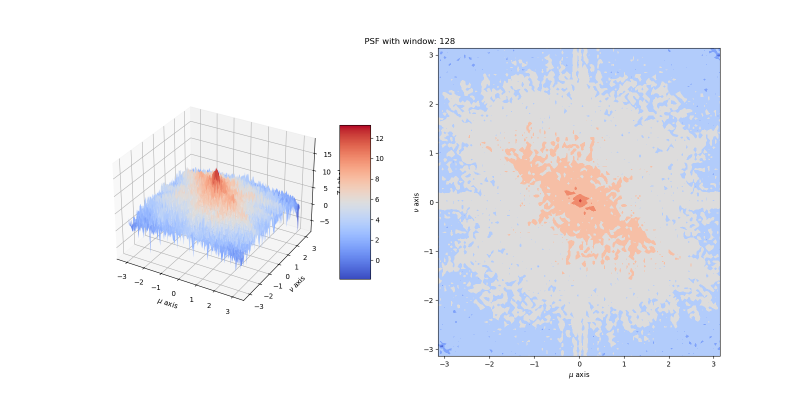
#> input picture lab2/src/psf128.png, 1600 x 800 px (shown at 1/2 size); its folder holds only this picture in this run
$ python mainFunc.py psf128.png psf256.png
#> lines starting #> are read from the running program, lines starting #| are printed output that depends on the picture
### lab2/src/specAnalFunctions.py
import numpy as np
from PIL import Image, ImageDraw
import matplotlib.pyplot as plt
import math

def specAnal(x, N):
    i = 99
    j = 99

    z = x[i:N+i, j:N+j]

    # Compute the power spectrum for the NxN region.
    Z = (1/N**2)*np.abs(np.fft.fft2(z))**2

    # Use fftshift to move the zero frequencies to the center of the plot.
    Z = np.fft.fftshift(Z)

    # Compute the logarithm of the Power Spectrum.
    Zabs = np.log(Z)
    return Zabs


# [21 lines left out: function betterSpecAnaly, not called in this run]

def plotPSF(Z, N, title="", save="", show=True):

    a = b = np.linspace(-np.pi, np.pi, N)
    X, Y = np.meshgrid(a, b)

    fig = plt.figure(figsize=(16,8))
    if title:
        plt.title(title)
    ax=plt.gca()
    ax.set_axis_off()

    ax = fig.add_subplot(121, projection='3d')
    surf = ax.plot_surface(X, Y, Z, cmap=plt.cm.coolwarm)
    ax.set_xlabel('$\\mu$ axis')
    ax.set_ylabel('$\\nu$ axis')
    ax.set_zlabel('Z Label')
    fig.colorbar(surf, shrink=0.5, aspect=5)

    ax=fig.add_subplot(122)
    cont=ax.contourf(X,Y,Z, cmap=plt.cm.coolwarm)
    ax.set_xlabel('$\\mu$ axis')
    ax.set_ylabel('$\\nu$ axis')

    if save:
        plt.savefig(save)
    if show:
        plt.show()

### lab2/src/mainFunc.py
import numpy as np
from PIL import Image, ImageDraw
import matplotlib.pyplot as plt
import sys
import math
from specAnalFunctions import betterSpecAnaly, plotPSF, specAnal

if __name__== '__main__':
    image=sys.argv[1]
    show=sys.argv[2]
    # Read in a gray scale TIFF image.
    im = Image.open(image)
#> im is the input picture: PIL image 1600x800 RGBA; mean R, G, B, A 237.1, 237.9, 243, 255
    print('Read'+str(image))
    print('Image size: ', im.size)
#| Image size:  (1600, 800)

    # Display image object by PIL.
    im.show(title='image')

    # Import Image Data into Numpy array.
    # The matrix x contains a 2-D array of 8-bit gray scale values.
    x = np.array(im)
    print('Data type: ', x.dtype)
#| Data type:  uint8

    # Display numpy array by matplotlib.
    plt.imshow(x, cmap=plt.cm.gray)
    plt.title('Image')
    print("size: ", im.size)
#| size:  (1600, 800)
    # Set colorbar location. [left, bottom, width, height].
    cax =plt.axes([0.9, 0.15, 0.04, 0.7])
    plt.colorbar(cax=cax)
    plt.show()
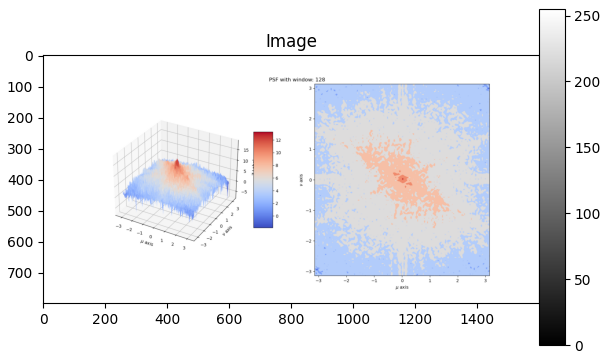
#> figure drawn by matplotlib, 2 panels

    x = np.array(im).astype(np.double)
    Ns=[64, 128,256]
    for i in Ns:
        psf=specAnal(x, i)
        title=f"PSD with window: {i}"
        fname=f"psf{i}.png"
#> (the run stopped early here; a loop or call above may not have finished)
